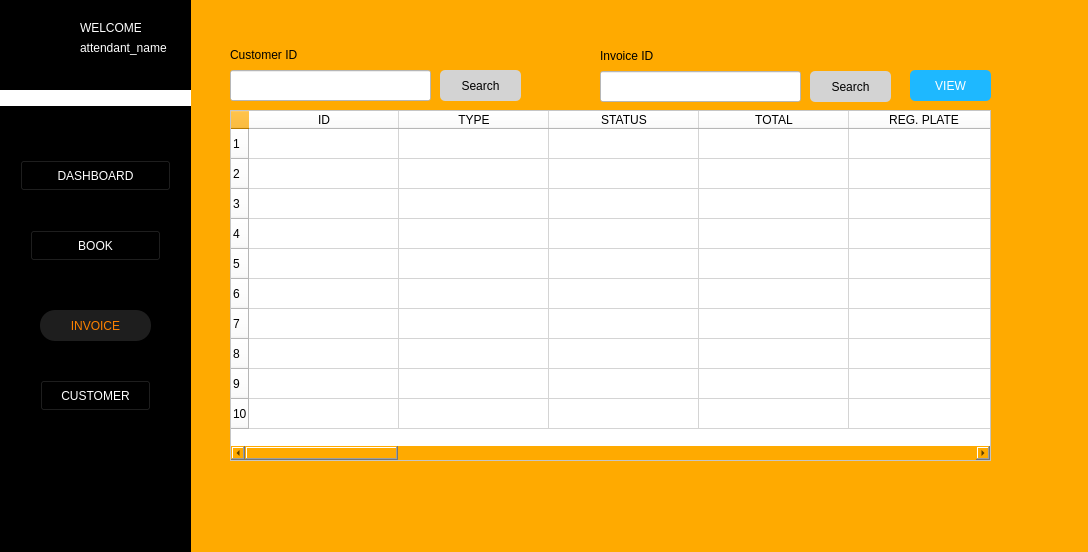
<?xml version="1.0" encoding="UTF-8"?>
<ui version="4.0">
 <class>InvoiceWindow</class>
 <widget class="QWidget" name="InvoiceWindow">
  <property name="geometry">
   <rect>
    <x>0</x>
    <y>0</y>
    <width>1088</width>
    <height>552</height>
   </rect>
  </property>
  <property name="windowTitle">
   <string>Form</string>
  </property>
  <property name="styleSheet">
   <string notr="true">background-color: rgb(255, 170, 0);</string>
  </property>
  <widget class="QLineEdit" name="txt_cusid">
   <property name="geometry">
    <rect>
     <x>230</x>
     <y>70</y>
     <width>201</width>
     <height>31</height>
    </rect>
   </property>
   <property name="styleSheet">
    <string notr="true">background-color: rgb(255, 255, 255);</string>
   </property>
  </widget>
  <widget class="QLabel" name="label_14">
   <property name="geometry">
    <rect>
     <x>230</x>
     <y>39</y>
     <width>181</width>
     <height>31</height>
    </rect>
   </property>
   <property name="styleSheet">
    <string notr="true"/>
   </property>
   <property name="text">
    <string>Customer ID</string>
   </property>
  </widget>
  <widget class="QPushButton" name="search_btn">
   <property name="geometry">
    <rect>
     <x>440</x>
     <y>70</y>
     <width>81</width>
     <height>31</height>
    </rect>
   </property>
   <property name="styleSheet">
    <string notr="true">color: black;
background-color: lightgrey;
border-radius: 5px;
</string>
   </property>
   <property name="text">
    <string>Search</string>
   </property>
   <property name="icon">
    <iconset>
     <normaloff>img/plus-button.png</normaloff>img/plus-button.png</iconset>
   </property>
  </widget>
  <widget class="QPushButton" name="btn_dashboard">
   <property name="geometry">
    <rect>
     <x>20</x>
     <y>160</y>
     <width>151</width>
     <height>31</height>
    </rect>
   </property>
   <property name="styleSheet">
    <string notr="true">color: rgb(255, 255, 255);
background-color: rgb(0, 0, 0);</string>
   </property>
   <property name="text">
    <string>DASHBOARD</string>
   </property>
  </widget>
  <widget class="QLabel" name="label_2">
   <property name="geometry">
    <rect>
     <x>0</x>
     <y>90</y>
     <width>191</width>
     <height>16</height>
    </rect>
   </property>
   <property name="styleSheet">
    <string notr="true">background-color: rgb(255, 255, 255);</string>
   </property>
   <property name="text">
    <string/>
   </property>
  </widget>
  <widget class="QPushButton" name="btn_settings">
   <property name="geometry">
    <rect>
     <x>10</x>
     <y>510</y>
     <width>31</width>
     <height>24</height>
    </rect>
   </property>
   <property name="styleSheet">
    <string notr="true">border-style: none;
background-color: rgb(0, 0, 0);</string>
   </property>
   <property name="text">
    <string/>
   </property>
   <property name="icon">
    <iconset>
     <normaloff>../img/settingsIM.png</normaloff>../img/settingsIM.png</iconset>
   </property>
   <property name="iconSize">
    <size>
     <width>20</width>
     <height>20</height>
    </size>
   </property>
  </widget>
  <widget class="QLabel" name="label">
   <property name="geometry">
    <rect>
     <x>0</x>
     <y>0</y>
     <width>191</width>
     <height>701</height>
    </rect>
   </property>
   <property name="styleSheet">
    <string notr="true">background-color: rgb(0, 0, 0);</string>
   </property>
   <property name="text">
    <string/>
   </property>
  </widget>
  <widget class="QLabel" name="label_13">
   <property name="geometry">
    <rect>
     <x>80</x>
     <y>20</y>
     <width>61</width>
     <height>16</height>
    </rect>
   </property>
   <property name="styleSheet">
    <string notr="true">color: rgb(255, 255, 255);
background-color: rgb(0, 0, 0);</string>
   </property>
   <property name="text">
    <string>WELCOME</string>
   </property>
  </widget>
  <widget class="QPushButton" name="btn_customer">
   <property name="geometry">
    <rect>
     <x>40</x>
     <y>380</y>
     <width>111</width>
     <height>31</height>
    </rect>
   </property>
   <property name="styleSheet">
    <string notr="true">color: rgb(255, 255, 255);
background-color: rgb(0, 0, 0);</string>
   </property>
   <property name="text">
    <string>CUSTOMER</string>
   </property>
  </widget>
  <widget class="QLabel" name="label_33">
   <property name="geometry">
    <rect>
     <x>20</x>
     <y>20</y>
     <width>41</width>
     <height>41</height>
    </rect>
   </property>
   <property name="styleSheet">
    <string notr="true">border-style: none;
background-color: black;
</string>
   </property>
   <property name="text">
    <string/>
   </property>
   <property name="pixmap">
    <pixmap>../img/ARMS_LGO(1).png</pixmap>
   </property>
   <property name="scaledContents">
    <bool>true</bool>
   </property>
  </widget>
  <widget class="QPushButton" name="btn_invoice">
   <property name="geometry">
    <rect>
     <x>40</x>
     <y>310</y>
     <width>111</width>
     <height>31</height>
    </rect>
   </property>
   <property name="styleSheet">
    <string notr="true">border-style: none;
color: #FC8100;
border-radius: 15px;
background-color: #1E1E1E;
</string>
   </property>
   <property name="text">
    <string>INVOICE</string>
   </property>
  </widget>
  <widget class="QPushButton" name="btn_books">
   <property name="geometry">
    <rect>
     <x>30</x>
     <y>230</y>
     <width>131</width>
     <height>31</height>
    </rect>
   </property>
   <property name="styleSheet">
    <string notr="true">color: rgb(255, 255, 255);
background-color: rgb(0, 0, 0);
</string>
   </property>
   <property name="text">
    <string>BOOK</string>
   </property>
  </widget>
  <widget class="QLabel" name="attendant_name">
   <property name="geometry">
    <rect>
     <x>80</x>
     <y>40</y>
     <width>91</width>
     <height>16</height>
    </rect>
   </property>
   <property name="styleSheet">
    <string notr="true">color: rgb(255, 255, 255);
background-color: rgb(0, 0, 0);
</string>
   </property>
   <property name="text">
    <string>attendant_name</string>
   </property>
  </widget>
  <widget class="QPushButton" name="btn_invoice_view">
   <property name="geometry">
    <rect>
     <x>910</x>
     <y>70</y>
     <width>81</width>
     <height>31</height>
    </rect>
   </property>
   <property name="styleSheet">
    <string notr="true">color: rgb(255, 255, 255);
background-color: rgb(30, 184, 255);
border-radius: 5px;
</string>
   </property>
   <property name="text">
    <string>VIEW</string>
   </property>
   <property name="icon">
    <iconset>
     <normaloff>img/plus-button.png</normaloff>img/plus-button.png</iconset>
   </property>
  </widget>
  <widget class="QTableWidget" name="tbl_invoice">
   <property name="geometry">
    <rect>
     <x>230</x>
     <y>110</y>
     <width>761</width>
     <height>351</height>
    </rect>
   </property>
   <property name="autoFillBackground">
    <bool>false</bool>
   </property>
   <property name="styleSheet">
    <string notr="true">background-color: white</string>
   </property>
   <property name="editTriggers">
    <set>QAbstractItemView::NoEditTriggers</set>
   </property>
   <property name="rowCount">
    <number>10</number>
   </property>
   <attribute name="horizontalHeaderDefaultSectionSize">
    <number>150</number>
   </attribute>
   <row/>
   <row/>
   <row/>
   <row/>
   <row/>
   <row/>
   <row/>
   <row/>
   <row/>
   <row/>
   <column>
    <property name="text">
     <string>ID</string>
    </property>
   </column>
   <column>
    <property name="text">
     <string>TYPE</string>
    </property>
   </column>
   <column>
    <property name="text">
     <string>STATUS</string>
    </property>
   </column>
   <column>
    <property name="text">
     <string>TOTAL</string>
    </property>
   </column>
   <column>
    <property name="text">
     <string>REG. PLATE</string>
    </property>
   </column>
   <column>
    <property name="text">
     <string>VEHICLE BRAND</string>
    </property>
   </column>
   <column>
    <property name="text">
     <string>VEHICLE MODEL</string>
    </property>
   </column>
   <column>
    <property name="text">
     <string>ASSIGNED TO</string>
    </property>
   </column>
   <column>
    <property name="text">
     <string>CUSTOMER</string>
    </property>
   </column>
   <column>
    <property name="text">
     <string>SERVICE</string>
    </property>
   </column>
   <column>
    <property name="text">
     <string>DETAILS</string>
    </property>
   </column>
   <column>
    <property name="text">
     <string>START DATE</string>
    </property>
   </column>
   <column>
    <property name="text">
     <string>EST. END DATE</string>
    </property>
   </column>
   <column>
    <property name="text">
     <string>EMPLOYEE ID</string>
    </property>
   </column>
   <column>
    <property name="text">
     <string>CUSTOMER ID</string>
    </property>
   </column>
   <column>
    <property name="text">
     <string>SERVICE ID</string>
    </property>
   </column>
   <column>
    <property name="text">
     <string>BOOK ID</string>
    </property>
   </column>
   <column>
    <property name="text">
     <string>DATE BOOKED</string>
    </property>
   </column>
   <column>
    <property name="text">
     <string>DATE FINISHED</string>
    </property>
   </column>
  </widget>
  <widget class="QLabel" name="label_15">
   <property name="geometry">
    <rect>
     <x>600</x>
     <y>40</y>
     <width>181</width>
     <height>31</height>
    </rect>
   </property>
   <property name="styleSheet">
    <string notr="true"/>
   </property>
   <property name="text">
    <string>Invoice ID</string>
   </property>
  </widget>
  <widget class="QLineEdit" name="txt_invoiceid">
   <property name="geometry">
    <rect>
     <x>600</x>
     <y>71</y>
     <width>201</width>
     <height>31</height>
    </rect>
   </property>
   <property name="styleSheet">
    <string notr="true">background-color: rgb(255, 255, 255);</string>
   </property>
  </widget>
  <widget class="QPushButton" name="search_btn_invoice">
   <property name="geometry">
    <rect>
     <x>810</x>
     <y>71</y>
     <width>81</width>
     <height>31</height>
    </rect>
   </property>
   <property name="styleSheet">
    <string notr="true">color: black;
background-color: lightgrey;
border-radius: 5px;
</string>
   </property>
   <property name="text">
    <string>Search</string>
   </property>
   <property name="icon">
    <iconset>
     <normaloff>img/plus-button.png</normaloff>img/plus-button.png</iconset>
   </property>
  </widget>
  <zorder>label</zorder>
  <zorder>txt_cusid</zorder>
  <zorder>label_14</zorder>
  <zorder>search_btn</zorder>
  <zorder>btn_dashboard</zorder>
  <zorder>label_2</zorder>
  <zorder>btn_settings</zorder>
  <zorder>label_13</zorder>
  <zorder>btn_customer</zorder>
  <zorder>label_33</zorder>
  <zorder>btn_invoice</zorder>
  <zorder>btn_books</zorder>
  <zorder>attendant_name</zorder>
  <zorder>btn_invoice_view</zorder>
  <zorder>tbl_invoice</zorder>
  <zorder>label_15</zorder>
  <zorder>txt_invoiceid</zorder>
  <zorder>search_btn_invoice</zorder>
 </widget>
 <resources/>
 <connections/>
</ui>
